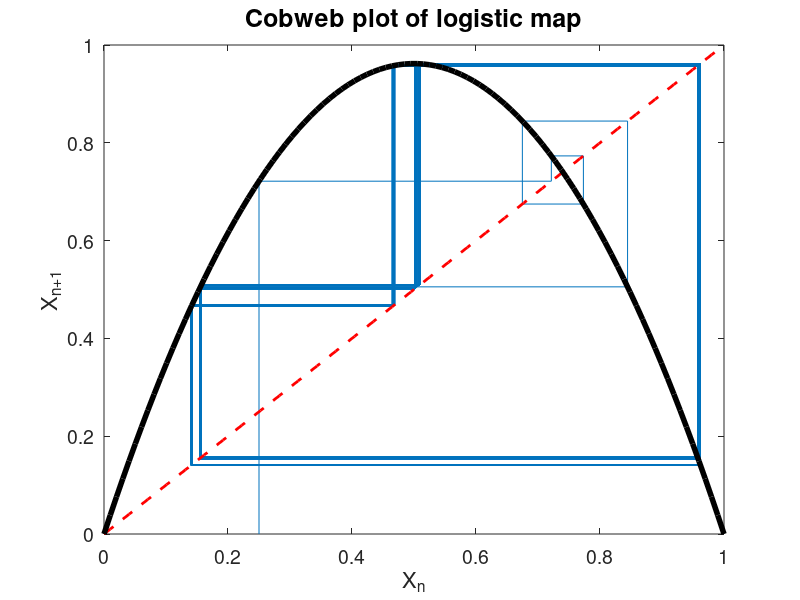
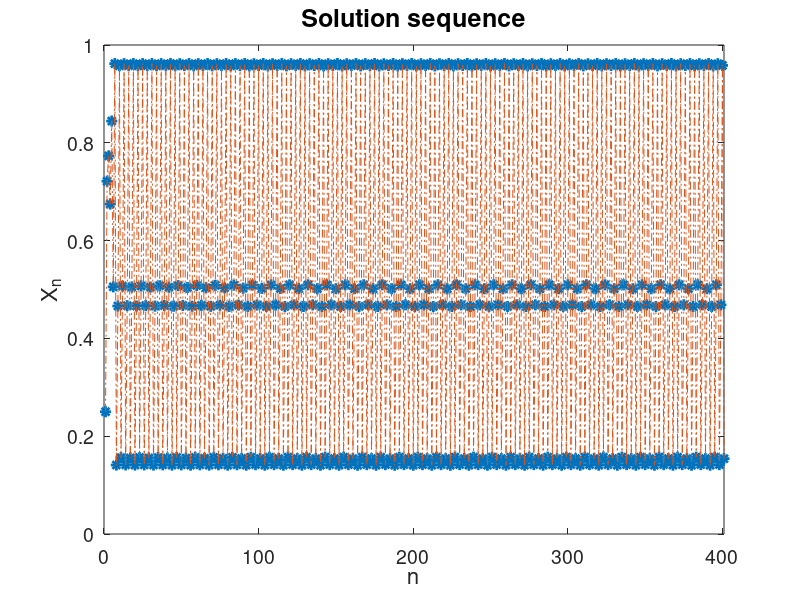
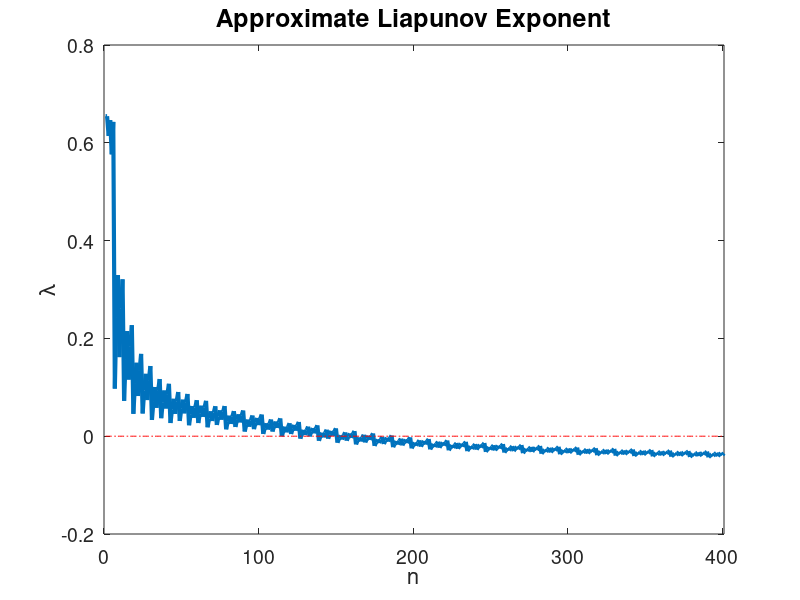

These figures' MATLAB source, in order:
%log_cobweb.m
%This is a script to iterate the logistic map for various parameter values
%You should only need to edit the first block of code

%This controls how many iterations you compute
N = 400;
%this is the inital value of the model
x0 = 0.25;
%And the parameter
r =3.848;

%SHOULD NOT NEED TO EDIT ANYTHING AFTER THIS

mapping = @(x) r.*x.*(1-x); %Logistic map defined as inline funct.
deriv = @(x) r-2*r.*x;

%getting ready to run simulations
y = [x0;x0];
z = linspace(0,1,100);
fz = mapping(z);
df = deriv(x0);
lam = log(abs(df));
x = x0;
xz = [x];

%We now run forward in time until 'N'
for j = 1:N
    
    %Apply the map to our variable
    f = mapping(x);
    fprime = deriv(x);
    %Get ready for next step
    x = f;
    %add the value to 'xz' for plot #2
    xz = [xz;x];
    %Add the value to 'y' for plot #1
    y = [y;x;x];
    
    %Now we're storing the derivative of the map at the various orbit
    %points
    df = [df;fprime];
    %and using it to pudate the liapunov exponent
    lam = [lam;mean(log(abs(df)))];
    
    
end

%Here we plot the function, the line x=y, and our cobweb
figure(1)
plot(y(1:2*N+1),[0;y(3:2*N+2)],z,z,'r--', 'LineWidth',2)
hold on
plot(z,fz,'k','LineWidth',4)
hold off
set(gca,'FontSize',14)
set(gca,'YTick',[0,0.2,0.4,0.6,0.8,1])
title('Cobweb plot of logistic map','FontSize',18)
xlabel('X_n','Fontsize',16)
ylabel('X_{n+1}','Fontsize',16)

%Here we will plot the time sequence of our solution
figure(2)
plot(xz,'*','MarkerSize',8,'LineWidth',2)
hold on
plot(xz,'-.','LineWidth',0.5)
hold off
set(gca,'FontSize',14)
set(gca,'YTick',[0,0.2,0.4,0.6,0.8,1])
title('Solution sequence','FontSize',18)
xlabel('n','Fontsize',16)
ylabel('X_n','Fontsize',16)
ylim([0 1])
xlim([0 N+1])


%Here we will plot the time sequence of our solution
figure(3)
plot(lam,'-','LineWidth',3)
hold on
plot(0*lam,'-.r','LineWidth',0.5)
hold off
set(gca,'FontSize',14)
% set(gca,'YTick',[0,0.2,0.4,0.6,0.8,1])
title('Approximate Liapunov Exponent','FontSize',18)
xlabel('n','Fontsize',16)
ylabel('\lambda','Fontsize',16)
% ylim([0 1])
xlim([0 N+1])